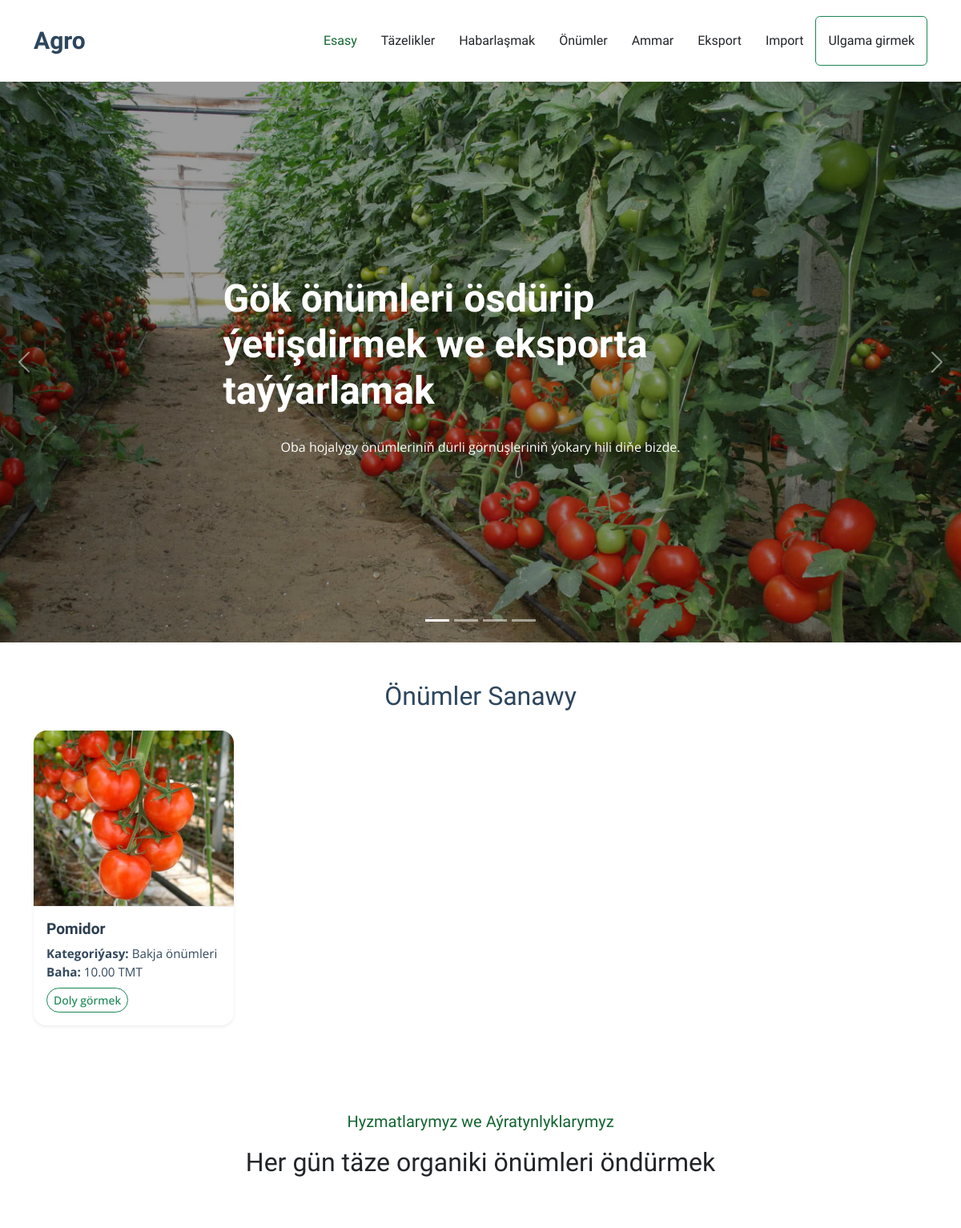
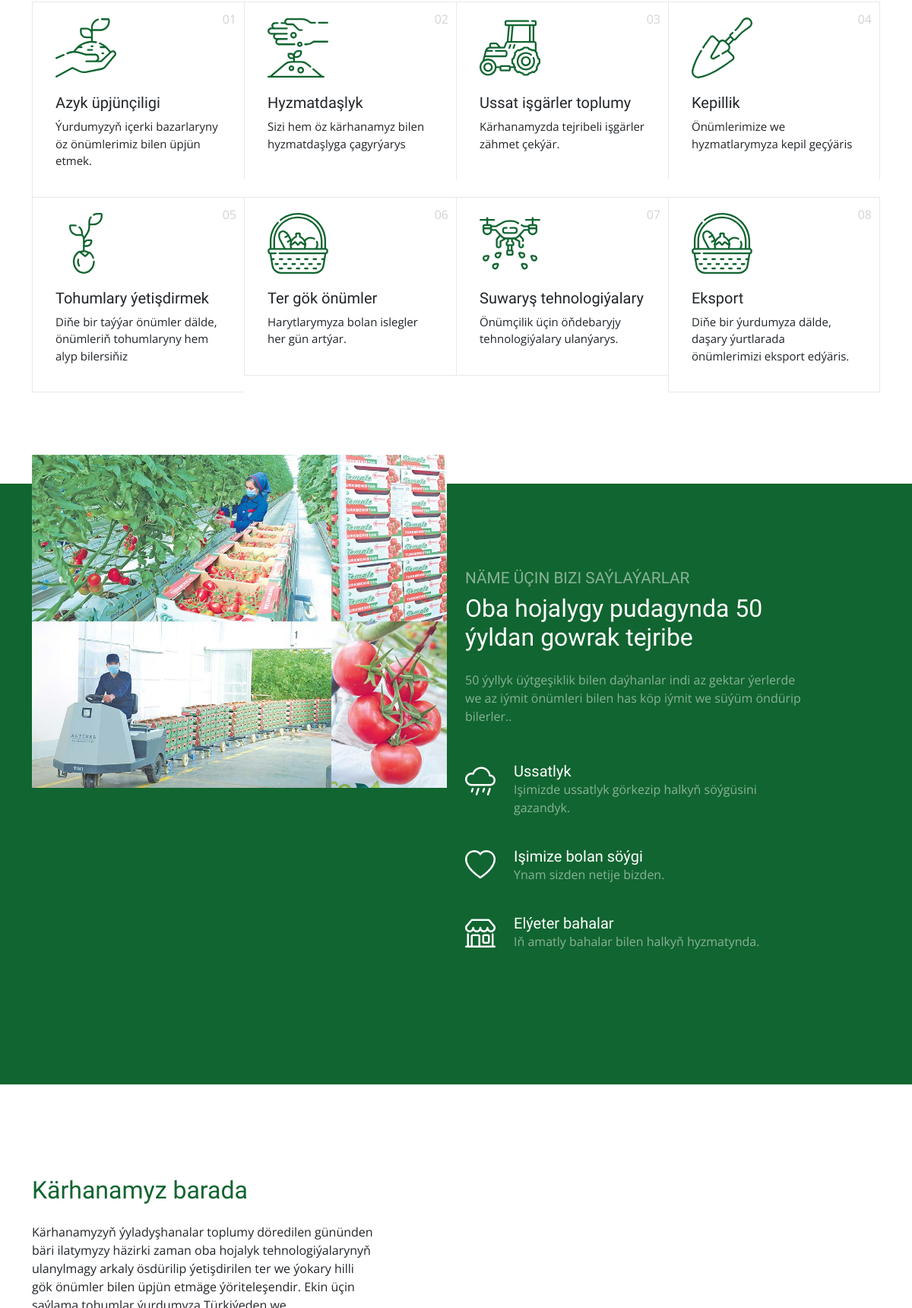
/onumler/ (upper part), run on the app's committed database (2 pictures, top to bottom).
### sowda/models.py (models this page shows, shortened)
class Onum(models.Model):
    ady = models.CharField(max_length=100)
    kategoriya=models.ForeignKey(Kategoriya, on_delete=models.CASCADE)
    baha = models.DecimalField(max_digits=10, decimal_places=2)
    suraty = models.ImageField(upload_to='media/images/', blank=True, null=True)
    class Meta:
        verbose_name_plural = "Onumler"

class Kategoriya(models.Model):
    ady = models.CharField(max_length=100)
    class Meta:
        verbose_name_plural = "Kategoriyalar"

### sowda/views.py (the view)
# urls.py: path('onumler/', OnumListView.as_view(), name='onumler'),
class OnumListView(ListView):
    model = Onum
    template_name = 'sowda/onumler.html'

### sowda/templates/sowda/onumler.html (shortened to what this page needs)
{% extends 'sowda/index.html' %}
{% load static %}
{% block onumler %}
<div class="container my-5">
    <h2 class="text-center mb-4">Önümler Sanawy</h2>
    <div class="row row-cols-1 row-cols-sm-2 row-cols-md-3 g-4">
        {% for onum in object_list %}
        <div class="col">
            <div class="card shadow-sm h-100 border-0" style="max-width: 250px; min-width: 220px;">
                {% if onum.suraty %}
                <img src="{{ onum.suraty.url }}" class="card-img-top img-fluid" alt="{{ onum.ady }}">
                {% else %}
                <img src="{% static 'default-product.png' %}" class="card-img-top img-fluid" alt="Default Surat">
                {% endif %}
                <div class="card-body">
                    <h5 class="card-title">{{ onum.ady }}</h5>
                    <p class="card-text mb-2">
                        <strong>Kategoriýasy:</strong> {{ onum.kategoriya.ady }}<br>
                        <strong>Baha:</strong> {{ onum.baha }} TMT
                    </p>
                    <a href="#" class="btn btn-outline-success btn-sm rounded-pill">Doly görmek</a>
                </div>
            </div>
        </div>
        {% empty %}
        <div class="col-12">
            <div class="alert alert-warning text-center">Hiç hili önüm ýok.</div>
        </div>
        {% endfor %}
    </div>
</div>
{% endblock %}

### sowda/static/assets/css/main.css (style rules this page uses)
:root { --default-font: "Open Sans", system-ui, -apple-system, "Segoe UI", Roboto, "Helvetica Neue", Arial, "Noto Sans", "Liberation Sans", sans-serif, "Apple Color Emoji", "Segoe UI Emoji", "Segoe UI Symbol", "Noto Color Emoji"; --heading-font: "Marcellus", sans-serif; --nav-font: "Marcellus", sans-serif; }
:root { --background-color: #ffffff; --default-color: #212529; --heading-color: #2d465e; --accent-color: #116530; --surface-color: #ffffff; --contrast-color: #ffffff; }
:root { --nav-color: #212529; --nav-hover-color: #116530; --nav-mobile-background-color: #ffffff; --nav-dropdown-background-color: #ffffff; --nav-dropdown-color: #212529; --nav-dropdown-hover-color: #116530; }
:root { scroll-behavior: smooth; }
body { color: var(--default-color); background-color: var(--background-color); font-family: var(--default-font); }
a { color: var(--accent-color); text-decoration: none; transition: 0.3s; }
h1, h2, h3, h4, h5, h6 { color: var(--heading-color); font-family: var(--heading-font); }

### sowda/templates/sowda/onumler.html (style rules this page uses)
.card { border-radius: 16px; overflow: hidden; transition: transform 0.3s ease, box-shadow 0.3s ease; }
.card-img-top { height: 220px; object-fit: cover; border-bottom: 1px solid #eee; }
.card-title { font-weight: 700; color: #2c3e50; font-size: 1.2rem; }
.card-text { color: #34495e; font-size: 0.95rem; }
.btn-outline-success { font-weight: 500; transition: 0.2s; }

### data on the page
Onum: suraty (picture), ady "Pomidor", kategoriya.ady "Bakja önümleri", baha "10.00"
